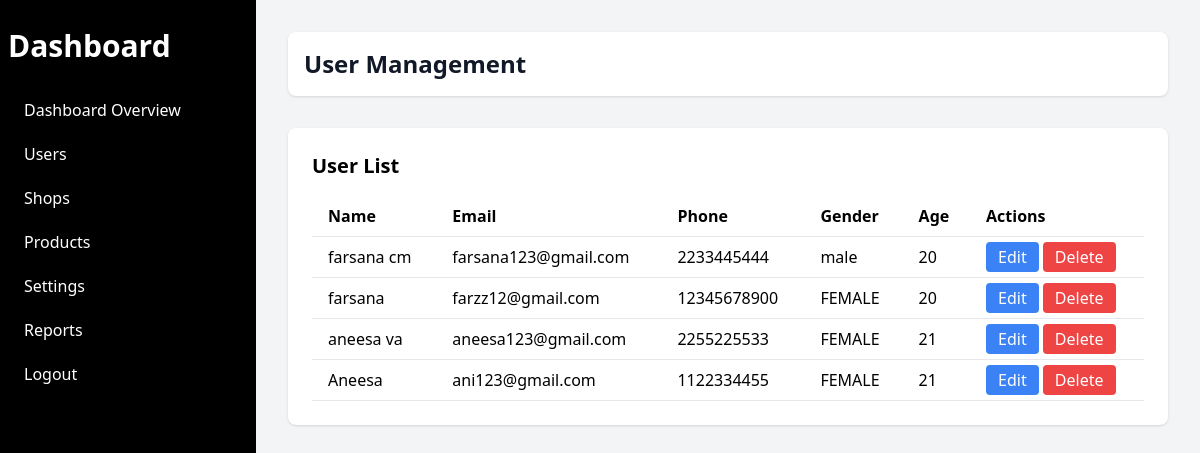
/users/ (signed in), run on the app's committed database.
### app/models.py (models this page shows, shortened)
class Register(models.Model):
    name=models.CharField(max_length=50,null=True,blank=True)
    email=models.EmailField(unique=True,null=True,blank=True)
    phone=models.IntegerField(null=True,blank=True)
    gender_choices=(
        ('MALE','male'),
        ('FEMALE','female'),
        ('OTHERS','others')
    )
    gender=models.CharField(choices=gender_choices,max_length=10)
    age=models.IntegerField(null=True,blank=True)
    password=models.CharField(max_length=8,null=True,blank=True)
    image=models.ImageField(upload_to='user/',null=True,blank=True)

### app/views.py (the view)
# urls.py: path('users/', views.user_list_view, name='user_list'),  # for all users
def user_list_view(request):
    if 'ademail' in request.session:
        users = Register.objects.all()
        return render(request, 'users.html', {'users': users})
    else:
        return redirect('adminlogin')

### app/templates/users.html (shortened to what this page needs)
<!DOCTYPE html>
<html lang="en">
<head>
    <script src="https://cdn.tailwindcss.com"></script>
</head>
<body class="bg-gray-100">
    <div class="flex min-h-screen">
        <div class="bg-black text-white w-64 space-y-6 py-7 px-2 fixed inset-y-0 left-0 transform -translate-x-full md:translate-x-0 transition duration-200 ease-in-out">
            <a href="#" class="text-3xl font-bold text-white text-center">Dashboard</a>
            <nav class="mt-10">
                <a href="{% url 'adminindex' %}" class="block py-2.5 px-4 rounded transition duration-200 hover:bg-gray-700 hover:text-white">Dashboard Overview</a>
                <a href="{% url 'user_list' %}" class="block py-2.5 px-4 rounded transition duration-200 hover:bg-gray-700 hover:text-white">Users</a>
                <a href="{% url 'shop_list' %}" class="block py-2.5 px-4 rounded transition duration-200 hover:bg-gray-700 hover:text-white">Shops</a>
                <a href="{% url 'product_list' %}" class="block py-2.5 px-4 rounded transition duration-200 hover:bg-gray-700 hover:text-white">Products</a>
                <a href="#" class="block py-2.5 px-4 rounded transition duration-200 hover:bg-gray-700 hover:text-white">Settings</a>
                <a href="#" class="block py-2.5 px-4 rounded transition duration-200 hover:bg-gray-700 hover:text-white">Reports</a>
                <a href="#" class="block py-2.5 px-4 rounded transition duration-200 hover:bg-gray-700 hover:text-white">Logout</a>
            </nav>
        </div>
        <div class="flex-1 ml-64 p-8">
            <header class="flex justify-between items-center bg-white shadow p-4 rounded-lg">
                <h1 class="text-2xl font-bold text-gray-900">User Management</h1>
            </header>
            <div class="mt-8 bg-white p-6 rounded-lg shadow">
                <h2 class="text-xl font-semibold mb-4">User List</h2>
                <table class="min-w-full text-left table-auto border-collapse">
                    <thead class="border-b">
                        <tr>
                            <th class="px-4 py-2">Name</th>
                            <th class="px-4 py-2">Email</th>
                            <th class="px-4 py-2">Phone</th>
                            <th class="px-4 py-2">Gender</th>
                            <th class="px-4 py-2">Age</th>
                            <th class="px-4 py-2">Actions</th>
                        </tr>
                    </thead>
                    <tbody>
                        {% for user in users %}
                        <tr class="border-b">
                            <td class="px-4 py-2">{{ user.name }}</td>
                            <td class="px-4 py-2">{{ user.email }}</td>
                            <td class="px-4 py-2">{{ user.phone }}</td>
                            <td class="px-4 py-2">{{ user.gender }}</td>
                            <td class="px-4 py-2">{{ user.age }}</td>
                            <td class="px-4 py-2">
                                <a href="/userlistedit/{{user.id}}/" class="bg-blue-500 text-white px-3 py-1 rounded">Edit</a>
                                <a href="/userlistdel/{{user.id}}/" class="bg-red-500 text-white px-3 py-1 rounded" onclick="return confirm('Are you sure you want to delete this user?')">Delete</a>
                            </td>
                        </tr>
                        {% empty %}
                        <tr>
                            <td colspan="6" class="text-center py-4">No users found.</td>
                        </tr>
                        {% endfor %}
                    </tbody>
                </table>
            </div>
        </div>
    </div>
</body>
</html>

### data on the page
Register: name "farsana cm", email "farsana123@gmail.com", phone "2233445444", gender "male", age "20"
Register: name "farsana", email "farzz12@gmail.com", phone "12345678900", gender "FEMALE", age "20"
Register: name "aneesa va", email "aneesa123@gmail.com", phone "2255225533", gender "FEMALE", age "21"
Register: name "Aneesa", email "ani123@gmail.com", phone "1122334455", gender "FEMALE", age "21"
